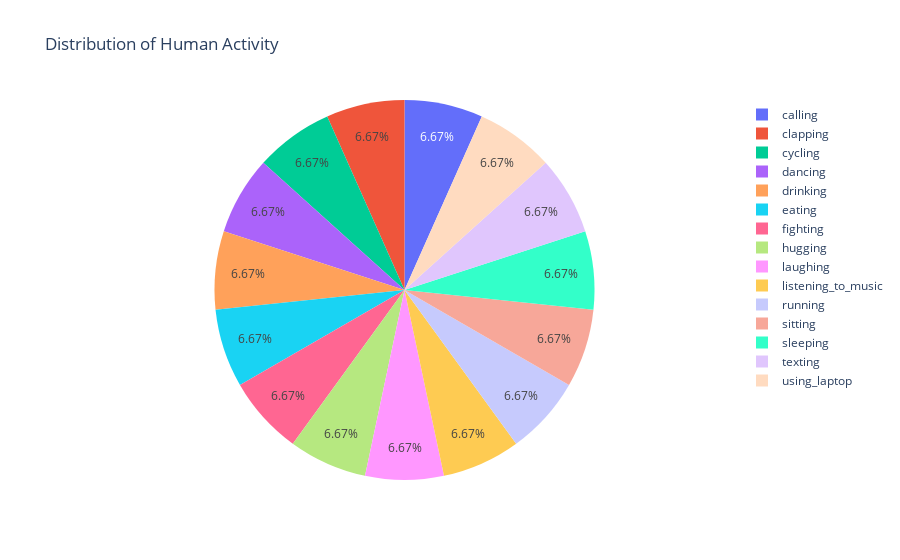

The code cell stored with this chart in its notebook:
### Code cell
import plotly.express as px
HAR = train_data.label.value_counts()
fig = px.pie(train_data, values=HAR.values, names=HAR.index, title='Distribution of Human Activity')
fig.show()

### Figure 1 — Plotly figure (JSON) as saved in the notebook; plotly's stock layout.template omitted (floating-point values rounded to 4 significant figures)
{"data": [{"domain": {"x": [0, 1], "y": [0, 1]}, "hovertemplate": "label=%{label}<br>value=%{value}<extra></extra>", "labels": ["calling", "clapping", "cycling", "dancing", "drinking", "eating", "fighting", "hugging", "laughing", "listening_to_music", "running", "sitting", "sleeping", "texting", "using_laptop"], "legendgroup": "", "name": "", "showlegend": true, "type": "pie", "values": [1000, 1000, 1000, 1000, 1000, 1000, 1000, 1000, 1000, 1000, 1000, 1000, 1000, 1000, 1000]}], "layout": {"legend": {"tracegroupgap": 0}, "title": {"text": "Distribution of Human Activity"}}}
